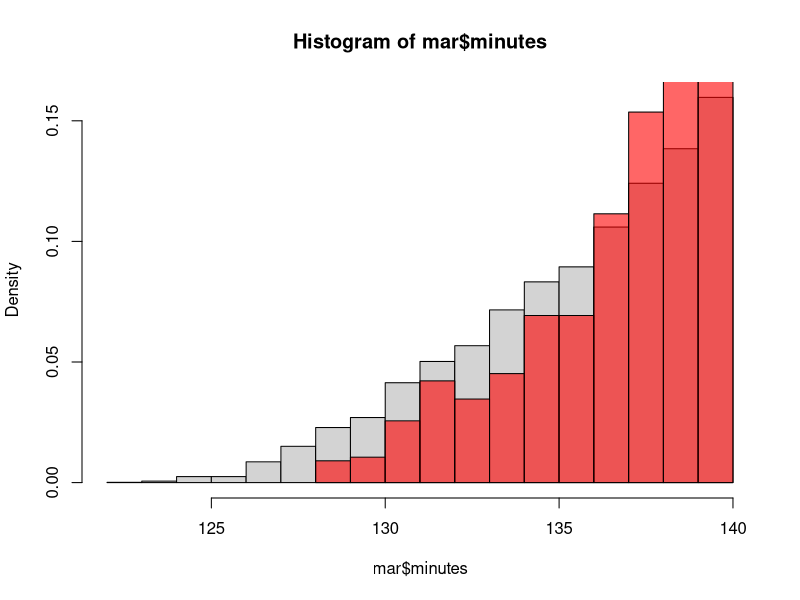

This figure's R source:
#####
# SET WORKING DIRECTORY CONDITIONAL TO SYSTEM
#####
if ( Sys.info()["sysname"] == "Linux" ){
  wd <- "/home/joebrew/Documents/marthon"
} else if( Sys.info()["user"] == "BrewJR"){
  wd <- "C:/Users/BrewJR/Documents/marathon"
} 
setwd(wd) 

#####
# READ IN MARATHON DATA
#####
mar <- read.csv("best_performances.csv",
                stringsAsFactors = FALSE)


#####
# READ IN DEATH MASTER FILE ?
#####
# http://ssdmf.info/download.html

#####
# GET BIRTH YEAR
#####
mar$year_of_birth <- as.numeric(ifelse(nchar(mar$dob) <5, mar$dob,
                            as.numeric(as.character(substr(as.Date(mar$dob, format = "%d-%b-%y"), 1, 4)))))
mar$year_of_birth[which(mar$year_of_birth > 2000)] <- 
  mar$year_of_birth[which(mar$year_of_birth > 2000)] - 100

#####
# CONVERT TIME TO MINUTES
#####
Minutify <- function(x){
  hours <- as.numeric(substr(x, 1, 1))
  minutes <- as.numeric(substr(x, 3, 4))
  seconds <- as.numeric(substr(x, 6, 7))
  
  seconds_decimal <- seconds / 60
  
  time <- ( hours*60 ) + minutes + seconds_decimal
  
  return(time)
}

mar$minutes <- Minutify(mar$time)

#####
# GET AGE AT TIME OF RUN
#####


# Americans
x <- mar[which(grepl("USA", mar$name_country)),]

# Americans born before 1970
x <- x[which(x$year_of_birth < 1970),]

hist(mar$minutes, freq = FALSE)
hist(x$minutes, col = adjustcolor("red", alpha.f = 0.6), freq = FALSE, add = T)

